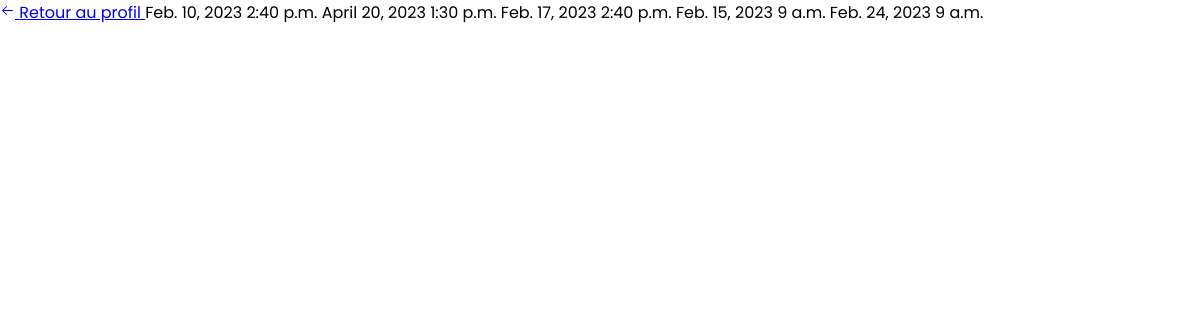
The app's page /history-appointment/ (signed in) with its own data.
### coach_Xu_Wenwu/models.py (models this page shows)
class PickDate(models.Model):
    id = models.AutoField(primary_key=True)
    date = models.DateField()
    time_slot = models.TimeField()
    user = models.ForeignKey(User, on_delete=models.CASCADE, blank=True, null=True)
    name = models.CharField(max_length=100, blank=True, null=True)
    email = models.EmailField(blank=True, null=True)
    notes = models.TextField(blank=True, null=True)
    subject = models.CharField(max_length=200, blank=True, null=True)

### coach_Xu_Wenwu/views.py (the view)
# urls.py: path('history-appointment/', views.view_appointments, name='view_appointments'),
@login_required(login_url='/sign-in')
def view_appointments(request):
    user_appointments_informations = PickDate.objects.filter(user=request.user)
    if request.user.is_staff:
        return render(request, 'coach_Xu_Wenwu_app/back_office/history_appointment.html',
                      {'appointments': user_appointments_informations, 'is_superuser': True})
    else:
        return render(request, 'coach_Xu_Wenwu_app/back_office/history_appointment.html', {'appointments': user_appointments_informations})

### templates/coach_Xu_Wenwu_app/back_office/history_appointment.html (shortened to what this page needs)
{% extends "coach_Xu_Wenwu_app/base.html" %}
{% block body %}
    <a href="/dashboard" class="sign__go-back-link">
        Retour au profil
    </a>
{% for appointment in appointments %}
  <tr>
    {% if is_superuser %}
        {% csrf_token %}
        <td>{{ appointment.name }}</td>
        <td>{{ appointment.date }}</td>
        <td>{{ appointment.time_slot }}</td>
        <td>{{ appointment.subject }}</td>
        <td>{{ appointment.notes }} <a href="{% url 'edit_notes' appointment.id %}">Modifier</a></td>
    {% else %}
    <td>{{ appointment.date }}</td>
    <td>{{ appointment.time_slot }}</td>
    {% endif %}
  </tr>
{% endfor %}
{% endblock %}

### coach_Xu_Wenwu/static/base.css (style rules this page uses)
:root { --primary-color: seagreen; --secondary-color: indianred; --text-primary-color: white; --text-secondary-color: #FFFBEB; --sign_goback-color: #EB6440; --primary-background-color: #2B3A55; --secondary-background-color: #50577A; --valid-color: green; --error-color: red; --black-color: black; --white-color: white; }
* { margin: 0; padding: 0; box-sizing: border-box; font-family: 'Poppins', "Helvetica Neue", Helvetica, Arial, sans-serif; }
body { overflow-x: hidden; }

### records on screen
PickDate: date "Feb. 10, 2023", time_slot "2:40 p.m."
PickDate: date "April 20, 2023", time_slot "1:30 p.m."
PickDate: date "Feb. 17, 2023", time_slot "2:40 p.m."
PickDate: date "Feb. 15, 2023", time_slot "9 a.m."
PickDate: date "Feb. 24, 2023", time_slot "9 a.m."
